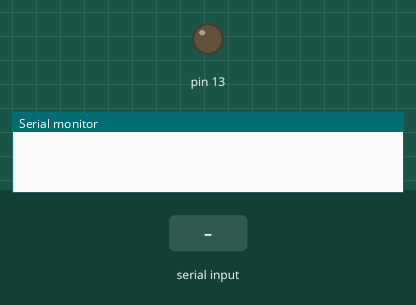
Recording of a sketch running on a simulated Arduino Uno, built for the host (arithmetic inside an expression is 32-bit, double 64-bit). On the bench: output pins drawn as LEDs (lit = HIGH), the last lines printed to the serial monitor. The test bench sets the inputs (shaded band).

Above: at 1.2 s.
1.3 s: "a" received over Serial
At 3.0 s:
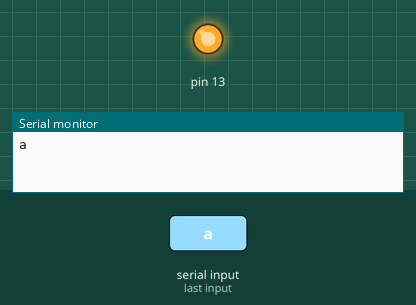
3.8 s: "b" received over Serial
At 6.1 s:
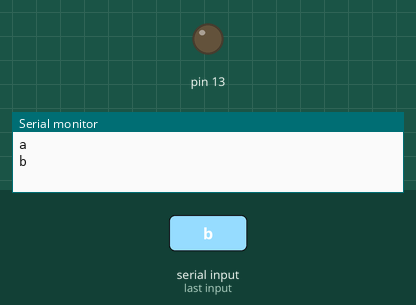
Timing chart, 0 to 7.6 s (numbered marks = the images above; inputs shaded):
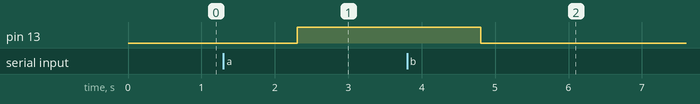

Measured:
- after the input at 1.3 s, pin 13: LOW → HIGH after 1.0 s
- after the input at 3.8 s, pin 13: HIGH → LOW after 1.0 s

The sketch:

Blue_Tooth.ino
```cpp
String data;
void setup() {
  // put your setup code here, to run once:
  pinMode(13, OUTPUT);
  Serial.begin(9600);
}

void loop() {
  // put your main code here, to run repeatedly:
  while (Serial.available()) {
    data = Serial.readString();
    Serial.println(data);
    if (data == 'a') {
      digitalWrite(13, HIGH);
    }
    if (data == 'b') {
      digitalWrite(13, LOW);
    }
  }
}
```
